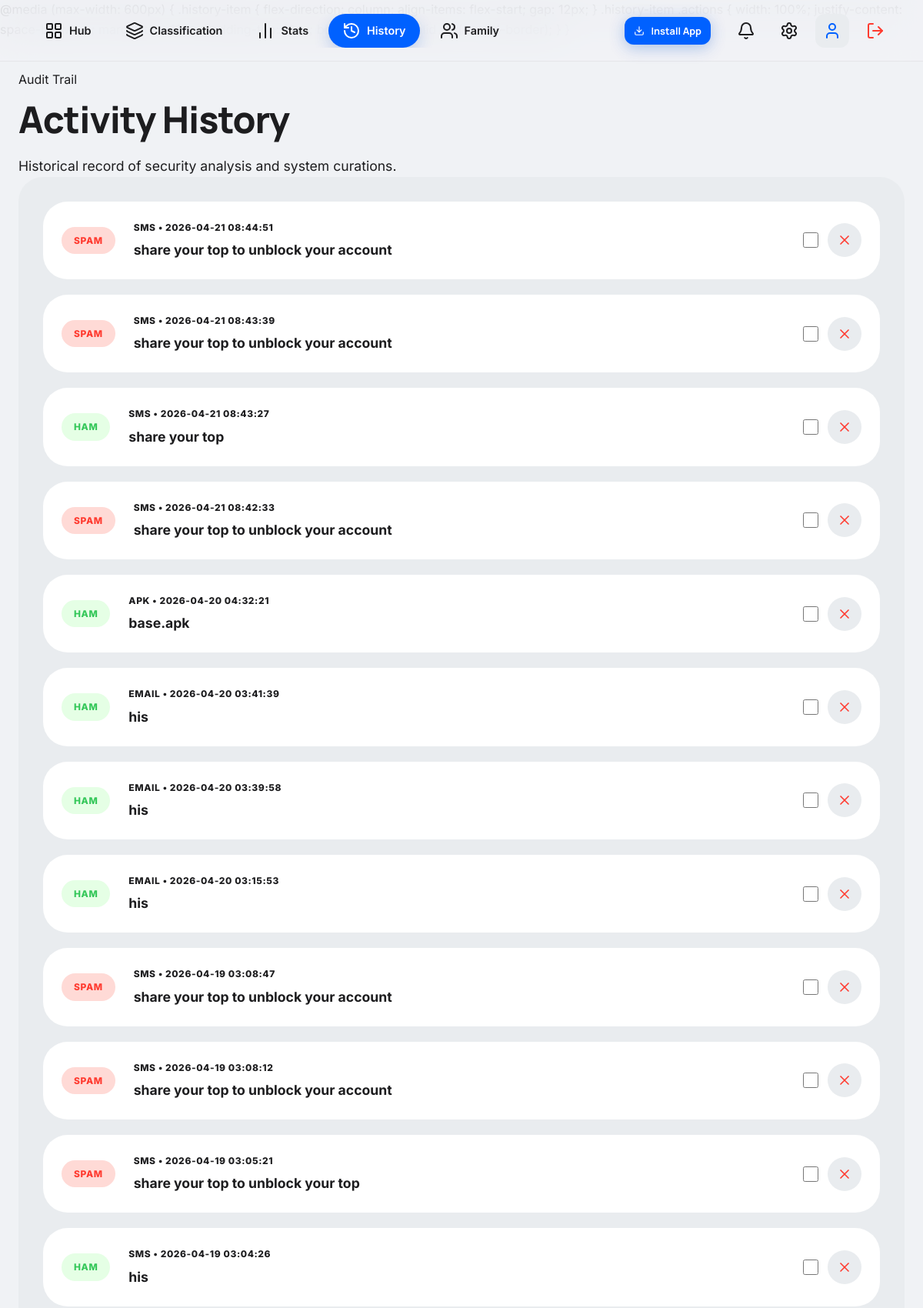
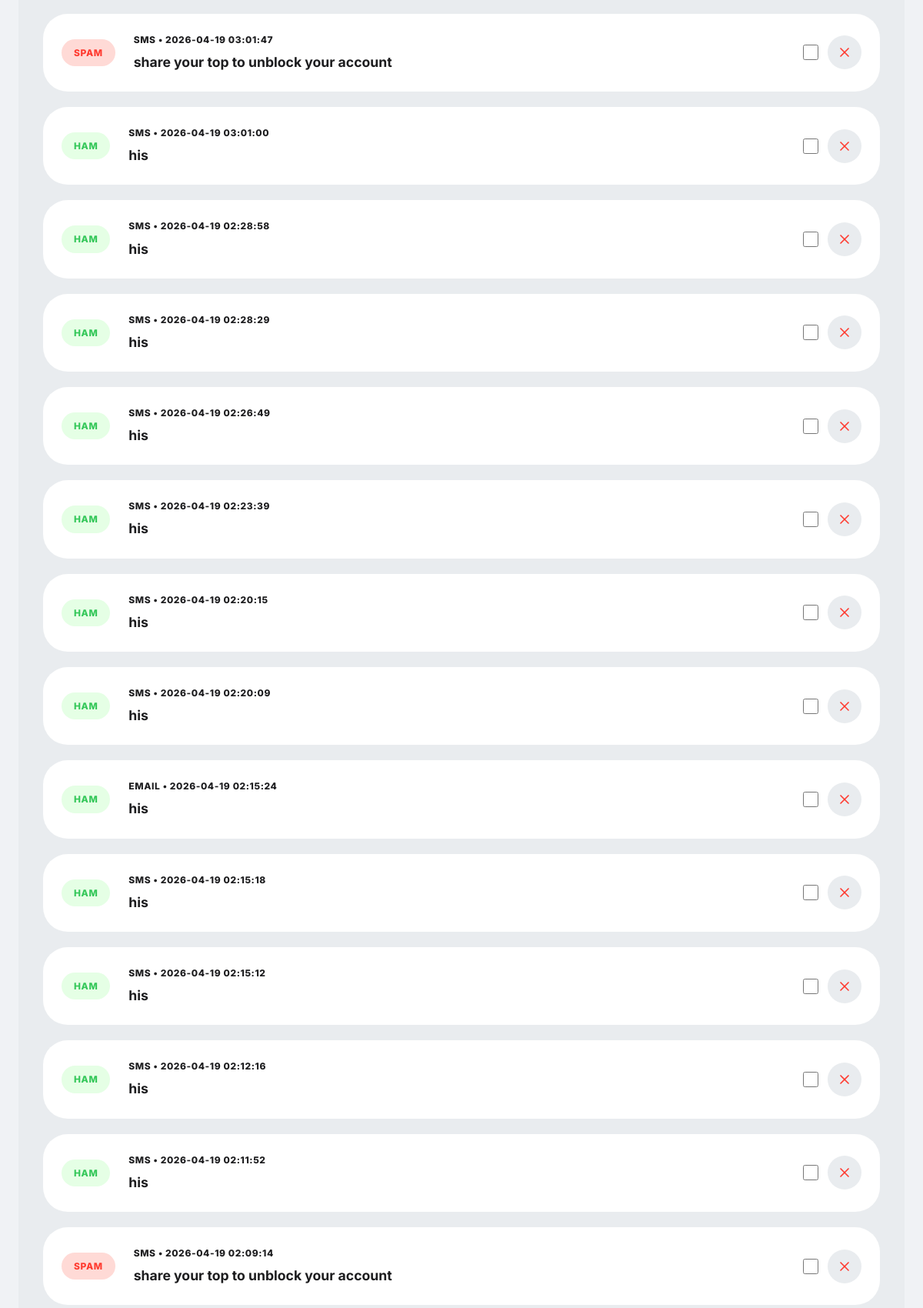
The app's page /history (signed in, upper part) with its own data (2 pictures, top to bottom).
### tables this page shows
CREATE TABLE scans (
        id INTEGER PRIMARY KEY AUTOINCREMENT,
        user_id INTEGER,
        scan_type TEXT, -- 'email', 'url', 'id_card'
        content TEXT,    -- The text analyzed or filename for ID cards
        prediction TEXT, -- 'Spam'/'Ham' or 'Fake'/'Genuine'
        score INTEGER,
        explanation TEXT,
        timestamp DATETIME DEFAULT CURRENT_TIMESTAMP, is_reported INTEGER DEFAULT 0, explanation_kn TEXT,
        FOREIGN KEY(user_id) REFERENCES users(id)
    );

### app.py (the view)
@app.route("/history")
def history():
    if not session.get("logged_in"): return redirect("/")
    if session.get("admin_verified"): return redirect("/admin")
    conn = get_db()
    cursor = conn.cursor()
    cursor.execute("SELECT id FROM users WHERE email=?", (session.get("email"),))
    user = cursor.fetchone()
    if not user:
        conn.close()
        session.clear()
        return redirect("/")
    cursor.execute("SELECT * FROM scans WHERE user_id=? ORDER BY timestamp DESC", (user["id"],))
    scans = [dict(row) for row in cursor.fetchall()]
    conn.close()
    return render_template("history.html", scans=scans)

### database.py (called while the page is built)
def get_db():
    db_path = os.getenv("DATABASE_PATH", "database.db")
    conn = sqlite3.connect(db_path)
    conn.row_factory = sqlite3.Row
    return conn

### templates/history.html (shortened to what this page needs)
<!DOCTYPE html>
<html lang="en">
<head>
    <link rel="stylesheet" href="{{ url_for('static', filename='style.css') }}">
</head>
<body>
    <nav class="top-nav">
        <div class="nav-wrapper">
            <div class="nav-container">
                <a href="/dashboard" class="nav-link"><i data-lucide="layout-grid"></i> Hub</a>
                <a href="/classification" class="nav-link"><i data-lucide="layers"></i> Classification</a>
                <a href="/analytics" class="nav-link"><i data-lucide="bar-chart-2"></i> Stats</a>
                <a href="/history" class="nav-link active"><i data-lucide="history"></i> History</a>
                <a href="/family" class="nav-link"><i data-lucide="users"></i> Family</a>
            </div>
            <div class="nav-right">
                <button id="pwa-install-btn" class="btn btn-primary pulsing-install" style="display: inline-flex; align-items: center; gap: 8px; font-size: 0.8rem; padding: 6px 12px; margin-right: 12px; border-radius: 12px; background: var(--primary); color: white; border: none; cursor: pointer; font-weight: 700;">
                    <i data-lucide="download" style="width: 14px;"></i> Install App
                </button>
                <button class="nav-icon-btn">
                    <i data-lucide="bell"></i>
                </button>
                <a href="/profile" class="nav-icon-btn">
                    <i data-lucide="settings"></i>
                </a>
                <a href="/profile" class="nav-icon-btn" style="background: var(--surface-container-low); color: var(--primary);">
                    <i data-lucide="user"></i>
                </a>
                <a href="/logout" class="nav-icon-btn text-danger" title="Logout">
                    <i data-lucide="log-out"></i>
                </a>
            </div>
        </div>
    </nav>
    <main class="main-content animate-fade-in">
        <header class="editorial-header" style="display: flex; justify-content: space-between; align-items: flex-end;">
            <div>
                <span class="editorial-cap">Audit Trail</span>
                <h1 style="font-size: 3rem; margin: 0;">Activity History</h1>
                <p style="color: var(--on-surface-variant); font-size: 1.1rem; margin-top: 8px;">Historical record of security analysis and system curations.</p>
            </div>
        </header>
        <div class="layout-section">
        {% if scans %}
        <div class="history-list">
            {% for scan in scans %}
            {% set is_spam = scan.prediction in ['Spam', 'Fake'] %}
            <div class="history-item" id="scan-row-{{ scan.id }}">
                <div class="status-badge {{ 'status-spam' if is_spam else 'status-ham' }}">
                    {{ scan.prediction }}
                </div>
                <div style="flex: 1; min-width: 0;">
                    <p style="font-size: 0.75rem; font-weight: 800; color: var(--on-surface-variant); text-transform: uppercase; letter-spacing: 0.05em; margin-bottom: 6px;">{{ scan.scan_type }} • {{ scan.timestamp }}</p>
                    <p style="font-size: 1.1rem; font-weight: 700; color: var(--on-surface); overflow: hidden; text-overflow: ellipsis; white-space: nowrap;">{{ scan.content }}</p>
                </div>
                <div class="actions" style="display: flex; gap: 12px; align-items: center;">
                    <input type="checkbox" class="scan-checkbox" value="{{ scan.id }}" onclick="updateBulkButton()" style="width: 20px; height: 20px;">
                    <button onclick="deleteRecord('{{ scan.id }}')" class="btn" style="background: var(--surface-container-low); padding: 12px; color: var(--danger);">
                        <i data-lucide="x" style="width: 20px; height: 20px;"></i>
                    </button>
                </div>
            </div>
            {% endfor %}
        </div>
        {% endif %}
        </div>
    </main>
<script src="{{ url_for('static', filename='pwa.js') }}"></script></body>
</html>

### static/style.css (style rules this page uses)
:root { --primary: #0061ff; --primary-light: #e6f0ff; --primary-dark: #004dc7; --accent: #5e5ce6; --bg-app: #f0f2f5; --bg-card: #ffffff; --bg-sidebar: rgba(240, 242, 245, 0.82); --primary-container: #004dc7; --surface: #f0f2f5; --surface-container-low: #e9ecef; --surface-container-lowest: #ffffff; --radius-chat: 24px 24px 24px 4px; --text-main: #1d1d1f; --text-muted: #86868b; --text-on-primary: #ffffff; --success: #34c759; --danger: #ff3b30; --warning: #ff9500; --info: #007aff; --radius-full: 9999px; --radius-xl: 32px; --radius-lg: 24px; --radius-md: 16px; --radius-sm: 8px; --shadow-sm: 0 2px 8px rgba(0, 0, 0, 0.04); --shadow-md: 0 10px 30px rgba(0, 0, 0, 0.06); --shadow-lg: 0 20px 50px rgba(0, 0, 0, 0.1); --sidebar-width: 80px; --header-height: 80px; --panel-right-width: 380px; }
* { margin: 0; padding: 0; box-sizing: border-box; -webkit-tap-highlight-color: transparent; }
body { background: var(--bg-app); color: var(--text-main); font-family: 'Inter', sans-serif; line-height: 1.6; overflow-x: hidden; min-height: 100vh; }
h1, h2, h3, h4, .headline { font-family: 'Manrope', sans-serif; font-weight: 800; letter-spacing: -0.02em; }
.pulsing-install { animation: pulse 2s infinite; }
.top-nav { position: fixed; top: 0; left: 0; right: 0; height: 80px; background: rgba(241, 243, 246, 0.85); backdrop-filter: blur(24px) saturate(180%); -webkit-backdrop-filter: blur(24px) saturate(180%); border-bottom: 1px solid rgba(0,0,0,0.05); display: flex; align-items: center; justify-content: center; padding: 0 40px; z-index: 1000; }
.nav-wrapper { display: flex; justify-content: space-between; align-items: center; width: 100%; max-width: 1400px; }
.nav-container { display: flex; gap: 8px; align-items: center; overflow-x: auto; scrollbar-width: none; }
.nav-link { color: var(--on-surface-variant); text-decoration: none; font-weight: 600; font-size: 0.9rem; transition: all 0.3s cubic-bezier(0.16, 1, 0.3, 1); display: flex; align-items: center; gap: 8px; padding: 10px 18px; border-radius: 50px; white-space: nowrap; }
.nav-link.active { background: var(--primary); color: white; box-shadow: 0 8px 20px rgba(0, 75, 202, 0.2); }
.nav-right { display: flex; gap: 12px; align-items: center; }
.nav-icon-btn { width: 44px; height: 44px; border-radius: 12px; display: flex; align-items: center; justify-content: center; color: var(--on-surface-variant); transition: all 0.3s cubic-bezier(0.16, 1, 0.3, 1); cursor: pointer; position: relative; background: transparent; border: none; }
.main-content { margin-top: var(--nav-height); padding: 40px 24px; max-width: 1200px; margin-left: auto; margin-right: auto; }
.layout-section { background: var(--surface-container-low); border-radius: var(--radius-xl); padding: 32px; margin-bottom: 32px; }
.btn { padding: 14px 28px; border-radius: var(--radius-xl); font-weight: 700; font-size: 0.95rem; border: none; cursor: pointer; display: inline-flex; align-items: center; justify-content: center; gap: 10px; transition: all 0.3s cubic-bezier(0.16, 1, 0.3, 1); font-family: 'Manrope', sans-serif; }
.btn-primary { background: linear-gradient(135deg, #0061ff, #004dc7); color: #ffffff !important; box-shadow: 0 4px 20px rgba(0, 77, 199, 0.3); border: 1px solid rgba(255,255,255,0.1); }
.animate-fade-in { animation: fadeIn 0.6s cubic-bezier(0.16, 1, 0.3, 1) forwards; }
.text-danger { color: var(--danger); }

### templates/history.html (style rules this page uses)
.history-list { display: flex; flex-direction: column; gap: 20px; }
.history-item { display: flex; align-items: center; gap: 24px; padding: 24px; background: var(--surface-container-lowest); border-radius: var(--radius-xl); border: 1px solid var(--outline-variant); transition: all 0.3s cubic-bezier(0.16, 1, 0.3, 1); }
.status-badge { padding: 8px 16px; border-radius: 50px; font-size: 0.75rem; font-weight: 800; text-transform: uppercase; letter-spacing: 0.05em; }
.status-spam { color: var(--danger); background: #ffdad6; }
.status-ham { color: var(--success); background: #e5ffe5; }

### records on screen
scans: prediction "SPAM", scan_type "SMS", timestamp "2026-04-21 08:44:51", content "share your top to unblock your account"
scans: prediction "SPAM", scan_type "SMS", timestamp "2026-04-21 08:43:39", content "share your top to unblock your account"
scans: prediction "HAM", scan_type "SMS", timestamp "2026-04-21 08:43:27", content "share your top"
scans: prediction "SPAM", scan_type "SMS", timestamp "2026-04-21 08:42:33", content "share your top to unblock your account"
scans: prediction "HAM", scan_type "APK", timestamp "2026-04-20 04:32:21", content "base.apk"
scans: prediction "HAM", scan_type "EMAIL", timestamp "2026-04-20 03:41:39", content "his"
scans: prediction "HAM", scan_type "EMAIL", timestamp "2026-04-20 03:39:58", content "his"
scans: prediction "HAM", scan_type "EMAIL", timestamp "2026-04-20 03:15:53", content "his"
scans: prediction "SPAM", scan_type "SMS", timestamp "2026-04-19 03:08:47", content "share your top to unblock your account"
scans: prediction "SPAM", scan_type "SMS", timestamp "2026-04-19 03:08:12", content "share your top to unblock your account"
scans: prediction "SPAM", scan_type "SMS", timestamp "2026-04-19 03:05:21", content "share your top to unblock your top"
scans: prediction "HAM", scan_type "SMS", timestamp "2026-04-19 03:04:26", content "his"
scans: prediction "SPAM", scan_type "SMS", timestamp "2026-04-19 03:01:47", content "share your top to unblock your account"
scans: prediction "HAM", scan_type "SMS", timestamp "2026-04-19 03:01:00", content "his"
scans: prediction "HAM", scan_type "SMS", timestamp "2026-04-19 02:28:58", content "his"
scans: prediction "HAM", scan_type "SMS", timestamp "2026-04-19 02:28:29", content "his"
scans: prediction "HAM", scan_type "SMS", timestamp "2026-04-19 02:26:49", content "his"
scans: prediction "HAM", scan_type "SMS", timestamp "2026-04-19 02:23:39", content "his"
scans: prediction "HAM", scan_type "SMS", timestamp "2026-04-19 02:20:15", content "his"
scans: prediction "HAM", scan_type "SMS", timestamp "2026-04-19 02:20:09", content "his"
scans: prediction "HAM", scan_type "EMAIL", timestamp "2026-04-19 02:15:24", content "his"
scans: prediction "HAM", scan_type "SMS", timestamp "2026-04-19 02:15:18", content "his"
scans: prediction "HAM", scan_type "SMS", timestamp "2026-04-19 02:15:12", content "his"
scans: prediction "HAM", scan_type "SMS", timestamp "2026-04-19 02:12:16", content "his"
scans: prediction "HAM", scan_type "SMS", timestamp "2026-04-19 02:11:52", content "his"
scans: prediction "SPAM", scan_type "SMS", timestamp "2026-04-19 02:09:14", content "share your top to unblock your account"
